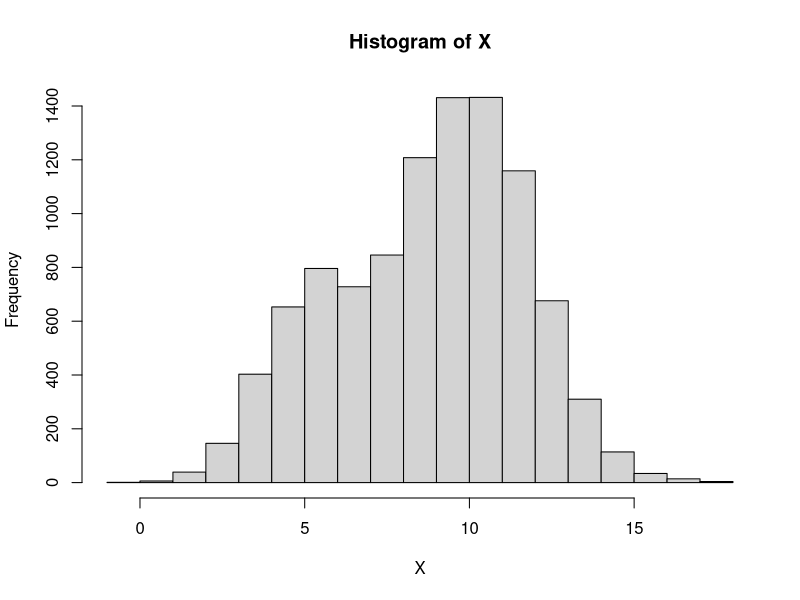
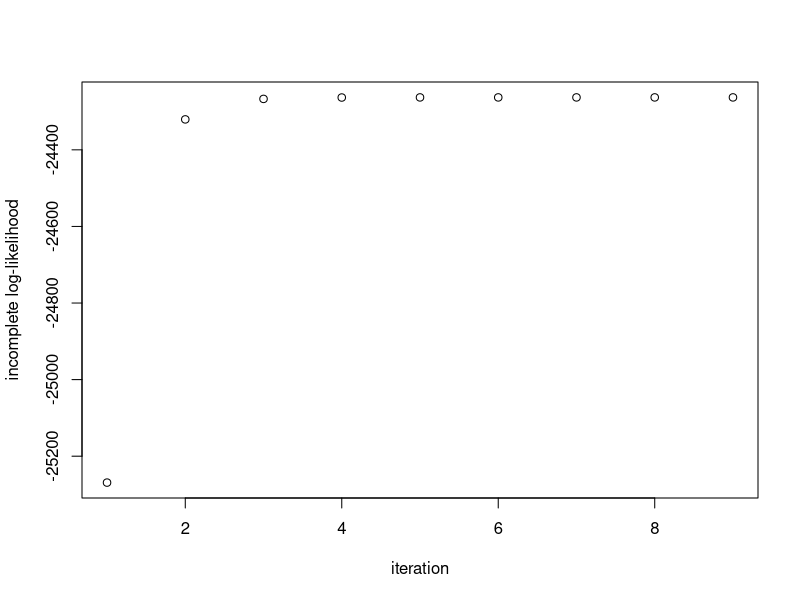

Recreate these plots in R, in order.
## ---- chunk 1
## Total Sample Size
N <- 10000

## mixture components
mu.true    <- c(5, 10) ## Mean vector
sigma.true <- c(1.5, 2) ## SD vector

## determine Z_i: class assignment
Z <- rbinom(N, 1, 0.75)

## sample from univariate mixture model
X <- rnorm(N)*sigma.true[Z+1]+mu.true[Z+1]
hist(X)

## ---- chunk 2

compute.log.lik <- function(X, L, w){
  L[,1] <- L[,1]*w[1] ## likelihood of 1st class
  L[,2] <- L[,2]*w[2]## likelihood of 2nd class
  ## compute sum of the log-likelihoods across classes
  ll <- sum(log(rowSums(L)))
  return(ll)
}

## ---- chunk 3

L <- matrix(NA, nrow=length(X), ncol= 2)
L[, 1] <- dnorm(X, mean=mu.true[1], sd = sigma.true[1])
L[, 2] <- dnorm(X, mean=mu.true[2], sd = sigma.true[2])

## ---- chunk 4

mixture.EM <- function(w.init, L, X) {
  ## update weights (class sizes)
  w.curr <- w.init
  
  ## store log-likehoods for each iteration
  log_liks <- c()
  ll       <- compute.log.lik(X, L, w.curr)
  log_liks <- c(log_liks, ll)
  delta.ll <- 1
  
  ## Run the model until condition is met
  while(delta.ll > 1e-5) {
    ## run E + M seps based on current iteration
    w.curr   <- EM.iter(w.curr, L)
    ##compute next LL
    ll       <- compute.log.lik(X, L, w.curr)
    ## update LL stored
    log_liks <- c(log_liks, ll) 
    ## next, calculate the change in LL between iterations
    delta.ll <- log_liks[length(log_liks)]  - log_liks[length(log_liks)-1]
  }
  return(list(w.curr, log_liks))
}

EM.iter <- function(w.curr, L, ...) {
  
  # E-step: compute E_{Z|X,w0}[I(Z_i = k)]
  z_ik <- L ## posterior probabilities with respect to known mu and sigma
  for(i in seq_len(ncol(L))) {
    z_ik[,i] <- w.curr[i]*z_ik[,i]
  }
  z_ik     <- z_ik / rowSums(z_ik)
  
  # M-step
  w.next   <- colSums(z_ik)/sum(z_ik)
  return(w.next)
}

## ---- chunk 5

##perform EM
# X = observed data
# L = likelihood of class memberships
ee <- mixture.EM(w.init=c(0.5,0.5), L, X)
cat("Estimate = (", round(ee[[1]][1],2), ",", round(ee[[1]][2],2), ")")

## ---- chunk 6

plot(ee[[2]], ylab='incomplete log-likelihood', xlab='iteration')

